Frame 1 (no input): blank canvas, image omitted
Frame 60 (the mouse pressed at the canvas centre just before this capture): blank canvas, image omitted
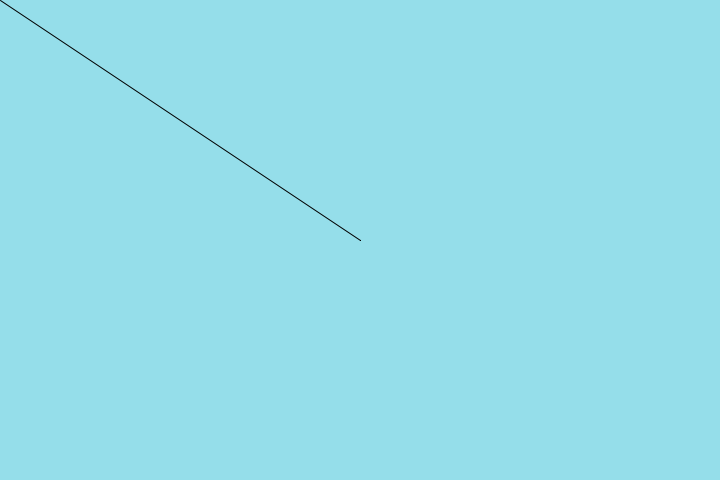
Frame 120 (the mouse held since frame 60 and released just before this capture)

The Processing sketch whose frames 1 and 60 were blank and that drew this single picture after the mouse press (run headless with seeded random() and noise(); from frame 60 on, the mouse is pressed at the canvas centre):

// Processing sketch: exercise_04
// ── exercise_04.pde
PGraphics layer;
int tool = 1;

void setup() {
  size(720, 480);
  layer = createGraphics(width, height);
  layer.beginDraw();
  layer.background(149, 222, 234);
  layer.endDraw();
}

void draw() {
  if (mousePressed) {
    layer.beginDraw();
    layer.noStroke();
    if (tool == 1) {
      tool1();
    } else if (tool == 2) {
      tool2();
    }
    layer.endDraw();
  }
  image(layer, 0, 0);
}

void tool1() {
  layer.strokeWeight(1);
  layer.stroke(0, 0, 0);
  layer.line(mouseX, mouseY, pmouseX, pmouseY);
}

void tool2() {
  layer.strokeWeight(12);
  layer.stroke(255, 255, 255);
  layer.line(mouseX, mouseY, pmouseX, pmouseY);
}

void keyPressed() {
  if (key == '1') {
    tool = 1;
  }
  if (key == '2') {
    tool = 2;
  }
}
